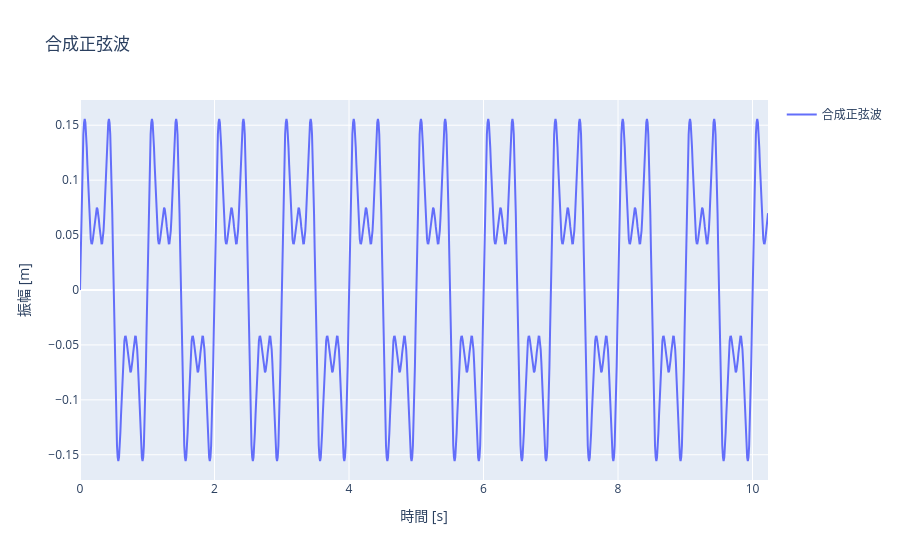

Notebook code for this chart:
### Markdown cell above
### 4.1.2 合成正弦波

### Code cell
# 正弦波#4 = #1 + #2 + #3
sin_wave4 = sin_wave1 + sin_wave2 + sin_wave3

# プロット
fig = go.Figure()
fig.add_trace(go.Scatter(x=time_series, y=sin_wave4, name='合成正弦波'))
fig.update_layout(showlegend=True, title='合成正弦波', xaxis_title='時間 [s]', yaxis_title='振幅 [m]')
fig.show()

### Figure 1 — Plotly figure (JSON) as saved in the notebook; plotly's stock layout.template omitted (floating-point values rounded to 4 significant figures; data arrays with more than 128 entries replaced by an {"elided": "..."} marker saying what was removed)
{"data": [{"name": "合成正弦波", "type": "scatter", "x": {"elided": "1024 float values"}, "y": {"elided": "1024 float values"}}], "layout": {"showlegend": true, "title": {"text": "合成正弦波"}, "xaxis": {"title": {"text": "時間 [s]"}}, "yaxis": {"title": {"text": "振幅 [m]"}}}}
